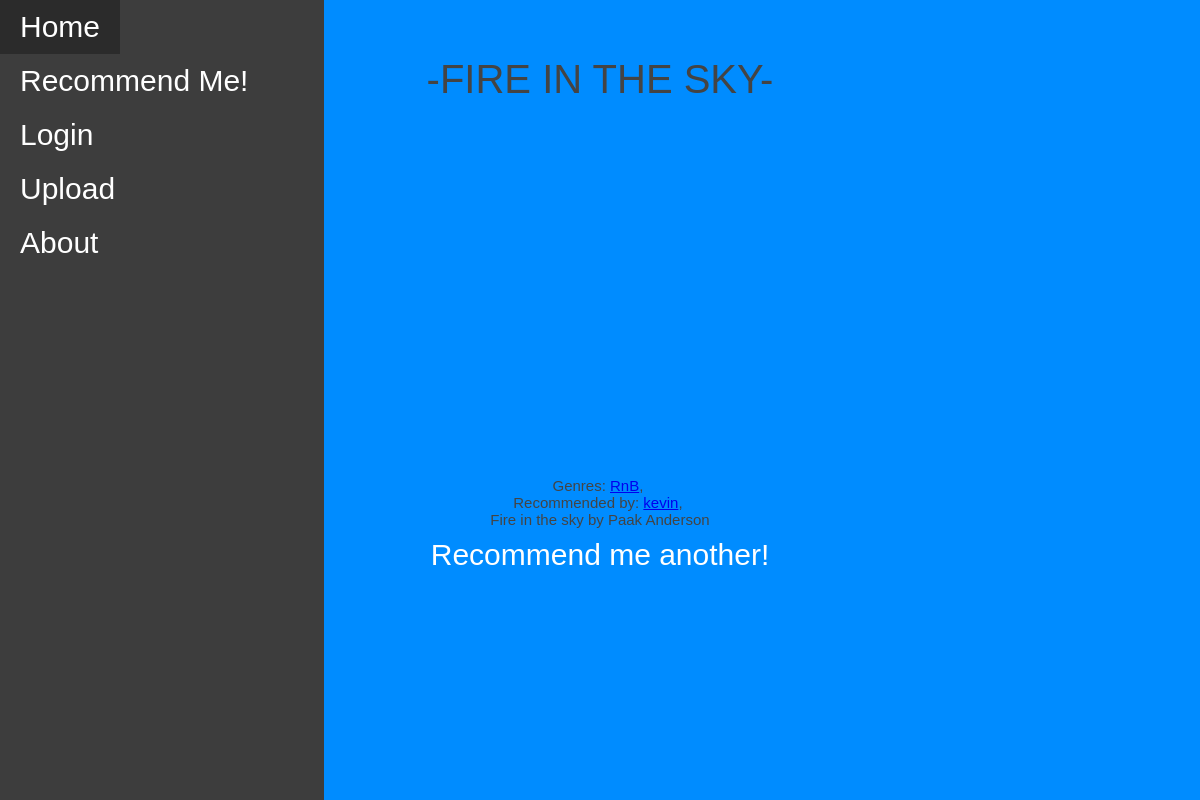
Page /recommendation/11 on the committed database.
### models.py (models this page shows)
class Recommendation(db.Model):
    __tablename__ = 'Recommendation'
    id = db.Column(db.Integer, primary_key=True)
    name = db.Column(db.String())
    songUrl = db.Column(db.String())
    description = db.Column(db.String())
    songType = db.Column(db.Integer, db.ForeignKey('SongTypes.id'))
    genres = db.relationship('Genre', secondary=RecommendationGenre, back_populates='recommendations')
    users = db.relationship('User', secondary=RecommendationUser, back_populates='recommendations')

class Genre(db.Model):
    __tablename__ = 'Genre'
    id = db.Column(db.Integer, primary_key=True)
    genre = db.Column(db.String())
    genreDesc = db.Column(db.String())
    recommendations = db.relationship('Recommendation', secondary=RecommendationGenre, back_populates='genres')
    def __repr__(self):
        return self.genre

class User(db.Model):
    __tablename__ = 'User'
    id = db.Column(db.Integer, primary_key=True)
    userName = db.Column(db.String())
    passWord = db.Column(db.String())
    bio = db.Column(db.String())
    favGenre = db.Column(db.Integer, db.ForeignKey('Genre.id'))
    recommendations = db.relationship('Recommendation', secondary=RecommendationUser, back_populates='users')
    def __repr__(self):
        return self.userName

### app.py (the view)
@app.route('/recommendation/<int:id>', methods=["GET", "POST"])# selects random music then recommends to user
def recommendation(id):
    logged= False
    recommend = models.Recommendation.query.filter_by(id=id).first_or_404() # retrivees the randomly picked song/id
    if recommend.songType == 1:
        type_link = 1
    if recommend.songType == 2:
        type_link = 2
    if "user" in session:
        username = session["user"]
        logged = True
        id = session.get("user_id")
        return render_template("recommendation.html", recommend = recommend, type_link = type_link, title="Recommendation", username=username, logged=logged, id=id)
    print(recommend)
    return render_template("recommendation.html", recommend = recommend, type_link = type_link, title="Recommendation", logged=logged)

### templates/recommendation.html (shortened to what this page needs)
{% extends 'layout.html' %}
{% block content %}
<body>
  <br>
    <div class="ontop" >
      <p class="title">-{{ recommend.name }}-</p>
      <br>
      {% if type_link == 1 %}
        <iframe width="560" height="315" src="https://www.youtube.com/embed/{{ recommend.songUrl }}?&autoplay=1" title="YouTube video player" frameborder="0" allow="accelerometer; autoplay; clipboard-write; encrypted-media; gyroscope; picture-in-picture" allowfullscreen></iframe>
      {% endif %}
        <br>
      Genres: {% for genre in recommend.genres %}<a href="/genre/{{ genre.id }}">{{ genre }}</a>,&nbsp;{% endfor %}
      <br>
      Recommended by: {% for user in recommend.users %}<a href="/profile/{{ user.id }}">{{ user }}</a>,&nbsp;{% endfor %}
      <br>
      {{ recommend.description }}
      <br>
      <a href="/randomiser" class="button">Recommend me another!</a>
    </div>
  <br>
</body>
{% endblock %}

### static/styles.css (style rules this page uses)
.background { background-color: rgb(0, 140, 255); padding: 0; border: 0px; margin: 0px; }
.title { text-transform: uppercase; font-size: 40px; }
.button { background-color: #ffffff00; border: none; color: rgb(255, 255, 255); padding: 10px 20px; text-align: left; text-decoration: none; display: inline-block; font-size: 30px; z-index: 20; }
.ontop { text-align: center; z-index: 1; }
body { font-family: 'Helvetica', 'Arial', sans-serif; color: #444444; font-size: 15px; }

### rows in the picture
Recommendation: name "FIRE IN THE SKY", description "Fire in the sky by Paak Anderson"
Genre: genre "RnB"
User: userName "kevin"
